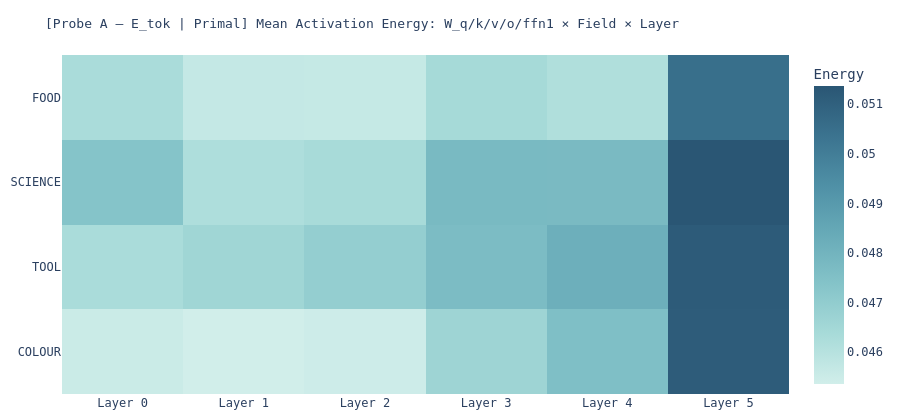
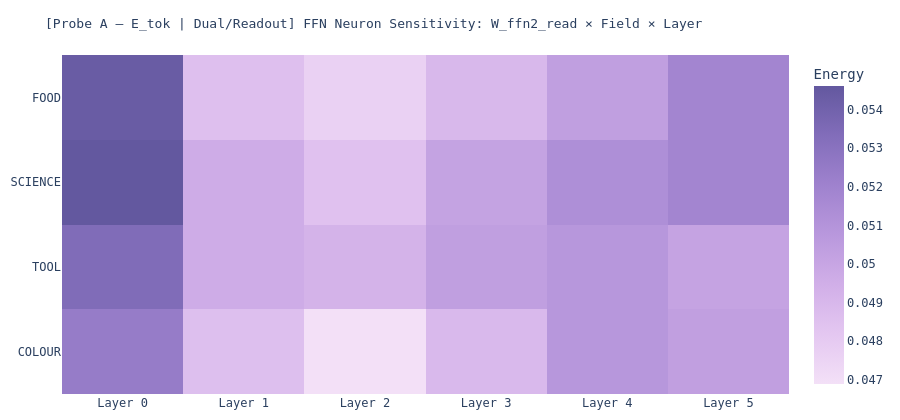

Notebook code for these charts, in order:
### Markdown cell above
### 3.1 — Probe A: Visualise mean activation energy per semantic field and layer

Probe A uses `X_etok`, the raw token-embedding lookup, so every activation score is computed from a **pre-attention token direction** before any transformer layer has contextualised it.

In this section we separate two kinds of layer-local probe:

- **Primal roles** — `W_q`, `W_k`, `W_v`, `W_o`, `W_ffn1`  
  These measure how strongly each layer transforms a 384-dim token direction through its standard input axis.
- **Dual role** — `W_ffn2_read`  
  This probes the transpose of the FFN output matrix, measuring which FFN hidden neurons are most sensitive to the same token direction.

The primal view should be treated as the main “write / encode” activation map for Probe A.
The dual view should be interpreted separately as a **readout-space diagnostic**, analogous to ArrowSpace’s transposed feature-space analysis rather than a standard forward projection.

Accordingly, the visualisations below should report:
- a **primal heatmap** over the standard roles, showing how raw token geometry is amplified across layers and semantic fields;
- a **dual/readout heatmap** for `W_ffn2_read`, showing how the FFN hidden basis responds to those same token directions.

Because Probe A uses `E_tok`, these maps are the cleanest measure of weight geometry acting on an unprocessed lexical signal.

### Code cell
# ── §3.1 Probe A: Mean activation energy heatmap (E_tok basis) ────────────────
# Primal heatmap: W_q / W_k / W_v / W_o / W_ffn1 only.
# Dual heatmap:   W_ffn2_read only (separate readout-space diagnostic).

field_names = list(SEMANTIC_FIELDS.keys())

# ── Primal heatmap ─────────────────────────────────────────────────────────────
primal_layer_means_etok = np.zeros((len(field_names), n_layers))
for f_idx, field in enumerate(field_names):
    mask = labels == field
    for l_idx in range(n_layers):
        cols = [f"L{l_idx}_{r}" for r in PRIMAL_ROLES]
        primal_layer_means_etok[f_idx, l_idx] = df_act_etok.loc[mask, cols].values.mean()

fig_a1_primal = px.imshow(
    primal_layer_means_etok,
    x=[f"Layer {i}" for i in range(n_layers)],
    y=field_names,
    color_continuous_scale="Teal",
    aspect="auto",
    title="[Probe A — E_tok | Primal] Mean Activation Energy: W_q/k/v/o/ffn1 × Field × Layer",
    labels={"color": "Energy"},
)
fig_a1_primal.update_layout(
    font_family="monospace", title_font_size=13,
    margin=dict(l=10, r=10, t=55, b=10), height=420,
)
fig_a1_primal.write_image(OUTPUT_DIR / "fig_01a_primal_heatmap_etok.png", scale=2)
fig_a1_primal.show()
print("Saved fig_01a_primal_heatmap_etok.png")

# ── Dual/readout heatmap ───────────────────────────────────────────────────────
dual_layer_means_etok = np.zeros((len(field_names), n_layers))
for f_idx, field in enumerate(field_names):
    mask = labels == field
    for l_idx in range(n_layers):
        cols = [f"L{l_idx}_W_ffn2_read"]
        dual_layer_means_etok[f_idx, l_idx] = df_act_etok.loc[mask, cols].values.mean()

fig_a1_dual = px.imshow(
    dual_layer_means_etok,
    x=[f"Layer {i}" for i in range(n_layers)],
    y=field_names,
    color_continuous_scale="Purp",
    aspect="auto",
    title="[Probe A — E_tok | Dual/Readout] FFN Neuron Sensitivity: W_ffn2_read × Field × Layer",
    labels={"color": "Energy"},
)
fig_a1_dual.update_layout(
    font_family="monospace", title_font_size=13,
    margin=dict(l=10, r=10, t=55, b=10), height=420,
)
fig_a1_dual.write_image(OUTPUT_DIR / "fig_01a_dual_heatmap_etok.png", scale=2)
fig_a1_dual.show()
print("Saved fig_01a_dual_heatmap_etok.png")

# > Interpretation note: W_ffn2_read is a dual/readout probe (transpose of FFN output
# > matrix). Its energy landscape is NOT directly comparable to the primal heatmap —
# > it measures which FFN hidden neurons are most sensitive to each token direction,
# > analogous to ArrowSpace's feature-spectral (X^T) view.

### Figure 1 — Plotly figure (JSON) as saved in the notebook; plotly's stock layout.template omitted (floating-point values rounded to 4 significant figures)
{"data": [{"coloraxis": "coloraxis", "hovertemplate": "x: %{x}<br>y: %{y}<br>Energy: %{z}<extra></extra>", "name": "0", "type": "heatmap", "x": ["Layer 0", "Layer 1", "Layer 2", "Layer 3", "Layer 4", "Layer 5"], "xaxis": "x", "y": ["FOOD", "SCIENCE", "TOOL", "COLOUR"], "yaxis": "y", "z": [[0.04631, 0.04568, 0.04565, 0.04641, 0.04616, 0.05052], [0.04737, 0.0462, 0.04637, 0.04776, 0.04775, 0.05137], [0.04631, 0.0466, 0.04694, 0.04768, 0.0482, 0.0512], [0.04553, 0.04536, 0.04545, 0.04665, 0.04756, 0.05116]]}], "layout": {"coloraxis": {"colorbar": {"title": {"text": "Energy"}}, "colorscale": [[0, "rgb(209, 238, 234)"], [0.1667, "rgb(168, 219, 217)"], [0.3333, "rgb(133, 196, 201)"], [0.5, "rgb(104, 171, 184)"], [0.6667, "rgb(79, 144, 166)"], [0.8333, "rgb(59, 115, 143)"], [1, "rgb(42, 86, 116)"]]}, "font": {"family": "monospace"}, "height": 420, "margin": {"b": 10, "l": 10, "r": 10, "t": 55}, "title": {"font": {"size": 13}, "text": "[Probe A — E_tok | Primal] Mean Activation Energy: W_q/k/v/o/ffn1 × Field × Layer"}, "xaxis": {"anchor": "y", "domain": [0, 1]}, "yaxis": {"anchor": "x", "autorange": "reversed", "domain": [0, 1]}}}

### Figure 2 — Plotly figure (JSON) as saved in the notebook; plotly's stock layout.template omitted (floating-point values rounded to 4 significant figures)
{"data": [{"coloraxis": "coloraxis", "hovertemplate": "x: %{x}<br>y: %{y}<br>Energy: %{z}<extra></extra>", "name": "0", "type": "heatmap", "x": ["Layer 0", "Layer 1", "Layer 2", "Layer 3", "Layer 4", "Layer 5"], "xaxis": "x", "y": ["FOOD", "SCIENCE", "TOOL", "COLOUR"], "yaxis": "y", "z": [[0.05439, 0.04858, 0.04768, 0.04896, 0.05036, 0.05186], [0.05462, 0.04962, 0.04847, 0.05015, 0.05129, 0.05185], [0.05342, 0.0496, 0.04925, 0.05038, 0.05083, 0.05012], [0.05243, 0.04862, 0.04689, 0.0489, 0.05083, 0.05034]]}], "layout": {"coloraxis": {"colorbar": {"title": {"text": "Energy"}}, "colorscale": [[0, "rgb(243, 224, 247)"], [0.1667, "rgb(228, 199, 241)"], [0.3333, "rgb(209, 175, 232)"], [0.5, "rgb(185, 152, 221)"], [0.6667, "rgb(159, 130, 206)"], [0.8333, "rgb(130, 109, 186)"], [1, "rgb(99, 88, 159)"]]}, "font": {"family": "monospace"}, "height": 420, "margin": {"b": 10, "l": 10, "r": 10, "t": 55}, "title": {"font": {"size": 13}, "text": "[Probe A — E_tok | Dual/Readout] FFN Neuron Sensitivity: W_ffn2_read × Field × Layer"}, "xaxis": {"anchor": "y", "domain": [0, 1]}, "yaxis": {"anchor": "x", "autorange": "reversed", "domain": [0, 1]}}}
